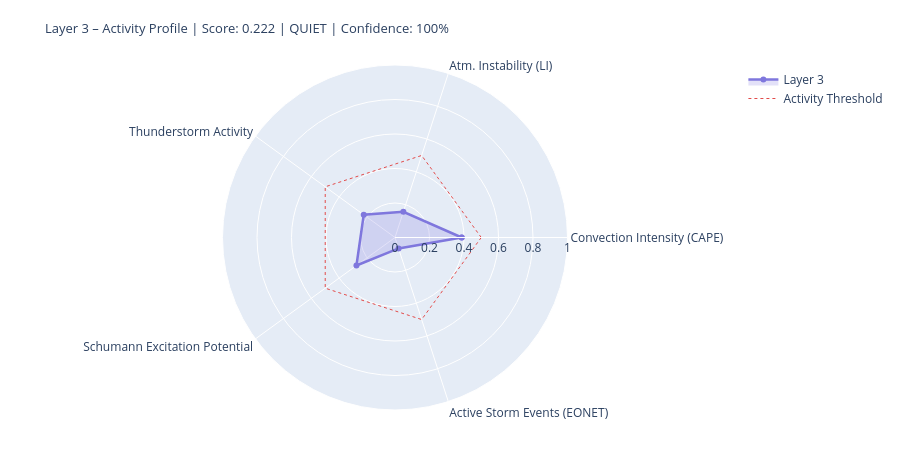

The cell this chart's notebook holds for it:
### Markdown cell above
---
## 4. State Assessment & Handoff to Layer 4/5

### Code cell
# ============================================================
# LAYER-3-SCORE
# Five dynamic components
# ============================================================

def norm(v, lo, hi):
    if v is None or (isinstance(v, float) and math.isnan(v)): return None
    return round(max(0.0, min(1.0, (v - lo) / (hi - lo))), 4)

# --- 1) Convection intensity (global CAPE mean) ---
cape_mean = df_atm['cape'].dropna().mean() if not df_atm.empty else None
conv_score = norm(cape_mean, 0, 3000)
conv_src   = 'primary' if cape_mean is not None else 'missing'

# --- 2) Atmospheric instability (LI mean) ---
li_mean   = df_atm['li'].dropna().mean() if not df_atm.empty else None
# Negative LI = unstable → higher score
instab_score = norm(-li_mean if li_mean is not None else None, -6, 6)
instab_src   = 'primary' if li_mean is not None else 'missing'

# --- 3) Thunderstorm activity (mean thunder score + WMO count) ---
thunder_mean = df_atm['thunder_score'].mean() if not df_atm.empty else None
n_thunder    = int(df_atm['thunderstorm'].sum()) if not df_atm.empty else 0
thunder_score_val = norm(
    (thunder_mean or 0) * 0.7 + n_thunder * 0.1, 0, 1.0
) if thunder_mean is not None else None
thunder_src = 'primary'

# --- 4) Schumann excitation potential (weighted Schumann contribution) ---
schumann_pot = df_atm['schumann_contribution'].mean() if not df_atm.empty else None
# Boosted by Layer-2 thunderstorm trigger
if schumann_pot is not None and l2_thunder:
    schumann_pot = min(1.0, schumann_pot * 1.2)
schumann_score = norm(schumann_pot, 0, 1.0) if schumann_pot is not None else None
schumann_src   = 'derived'

# --- 5) Storm activity (NASA EONET) ---
# Distinction: None = data not loaded, 0.0 = loaded but no events
storm_score = None
storm_src   = 'missing'
if raw.get('storms') is not None:          # API reached successfully
    storm_score = norm(len(storm_events), 0, 30) if storm_events else 0.0
    storm_src   = 'primary'

# X-Ray and Kp: context only, not in dynamic score
# (X-Ray = Layer-0/4 driver; Kp = geomagnetic index, not a lightning proxy)
xray_context = None
if raw.get('xray'):
    df_xc = pd.DataFrame(raw['xray'])
    fc = next((c for c in df_xc.columns
               if any(k in c.lower() for k in ['flux','long']) and 'time' not in c.lower()),
              df_xc.columns[1])
    df_xc[fc] = pd.to_numeric(df_xc[fc], errors='coerce')
    xray_last = df_xc[fc].dropna().iloc[-1] if not df_xc[fc].dropna().empty else None
    if xray_last:
        xray_class = ('X' if xray_last>=1e-4 else 'M' if xray_last>=1e-5
                      else 'C' if xray_last>=1e-6 else 'B')
        xray_context = {'flux': float(xray_last), 'class': xray_class}
        print(f'X-Ray context: {xray_class}-class ({xray_last:.2e} W/m²)')

# --- Aggregate ---
COMPONENTS = {
    'Convection Intensity (CAPE)':  {'score': conv_score,       'source': conv_src,    'dynamic': True},
    'Atm. Instability (LI)':         {'score': instab_score,     'source': instab_src,  'dynamic': True},
    'Thunderstorm Activity':              {'score': thunder_score_val, 'source': thunder_src, 'dynamic': True},
    'Schumann Excitation Potential':   {'score': schumann_score,   'source': schumann_src,'dynamic': True},
    'Active Storm Events (EONET)': {'score': storm_score,      'source': storm_src,   'dynamic': True},
}

available   = {k: v['score'] for k, v in COMPONENTS.items() if v['score'] is not None}
unavailable = [k for k, v in COMPONENTS.items() if v['score'] is None]
layer3_score = round(sum(available.values()) / len(available), 4) if available else None
confidence   = round(len(available) / len(COMPONENTS), 2)
level = ('unknown' if layer3_score is None
         else 'quiet'   if layer3_score < 0.3
         else 'moderate' if layer3_score < 0.6
         else 'active')
dominant_l3 = max(available, key=available.get) if available else 'none'

# --- Ausgabe ---
W = 68
print('=' * W)
print('LAYER 3 – ATMOSPHERE / WEATHER / THUNDERSTORMS – STATE ASSESSMENT')
print('=' * W)
for name, comp in COMPONENTS.items():
    s = comp['score']
    if s is not None:
        bar = '█' * int(s * 20) + '░' * (20 - int(s * 20))
        print(f'  {name:<36} {bar}  {s:.3f}  [{comp["source"]}]')
    else:
        print(f'  {name:<36} {"─" * 20}  n/a   [missing]')
print('-' * W)
print(f'  Score:        {layer3_score:.3f}  ({len(available)}/{len(COMPONENTS)} components)')
print(f'  Confidence:   {confidence:.0%}')
print(f'  Level:        {level.upper()}')
print(f'  Dominant:     {dominant_l3}')
print(f'  CAPE mean:    {cape_mean:.0f} J/kg' if cape_mean else '  CAPE mean:    n/a')
print(f'  LI mean:      {li_mean:.1f} K' if li_mean is not None else '  LI mean:      n/a')
print(f'  Thunderstorms:{n_thunder} points (WMO)  +  {len(storm_events)} NASA EONET')
print('=' * W)

# Radar
cats   = list(available.keys())
vals_r = list(available.values())
if len(cats) >= 3:
    fig = go.Figure()
    fig.add_trace(go.Scatterpolar(
        r=vals_r + [vals_r[0]], theta=cats + [cats[0]],
        fill='toself', fillcolor='rgba(127,119,221,0.22)',
        line=dict(color='#7F77DD', width=2.5), name='Layer 3'
    ))
    fig.add_trace(go.Scatterpolar(
        r=[0.5] * (len(cats)+1), theta=cats + [cats[0]],
        line=dict(color='#E24B4A', dash='dot', width=1),
        mode='lines', name='Activity Threshold'
    ))
    fig.update_layout(
        title=dict(
            text=f'Layer 3 – Activity Profile | Score: {layer3_score:.3f} | {level.upper()} | Confidence: {confidence:.0%}',
            font=dict(size=13)
        ),
        polar=dict(radialaxis=dict(visible=True, range=[0, 1])),
        height=450, showlegend=True,
        margin=dict(l=60, r=60, t=65, b=40)
    )
    fig.show()

### Figure 1 — Plotly figure (JSON) as saved in the notebook; plotly's stock layout.template omitted (floating-point values rounded to 4 significant figures)
{"data": [{"fill": "toself", "fillcolor": "rgba(127,119,221,0.22)", "line": {"color": "#7F77DD", "width": 2.5}, "name": "Layer 3", "r": [0.3867, 0.1567, 0.224, 0.2764, 0.0667, 0.3867], "theta": ["Convection Intensity (CAPE)", "Atm. Instability (LI)", "Thunderstorm Activity", "Schumann Excitation Potential", "Active Storm Events (EONET)", "Convection Intensity (CAPE)"], "type": "scatterpolar"}, {"line": {"color": "#E24B4A", "dash": "dot", "width": 1}, "mode": "lines", "name": "Activity Threshold", "r": [0.5, 0.5, 0.5, 0.5, 0.5, 0.5], "theta": ["Convection Intensity (CAPE)", "Atm. Instability (LI)", "Thunderstorm Activity", "Schumann Excitation Potential", "Active Storm Events (EONET)", "Convection Intensity (CAPE)"], "type": "scatterpolar"}], "layout": {"height": 450, "margin": {"b": 40, "l": 60, "r": 60, "t": 65}, "polar": {"radialaxis": {"range": [0, 1], "visible": true}}, "showlegend": true, "title": {"font": {"size": 13}, "text": "Layer 3 – Activity Profile | Score: 0.222 | QUIET | Confidence: 100%"}}}
